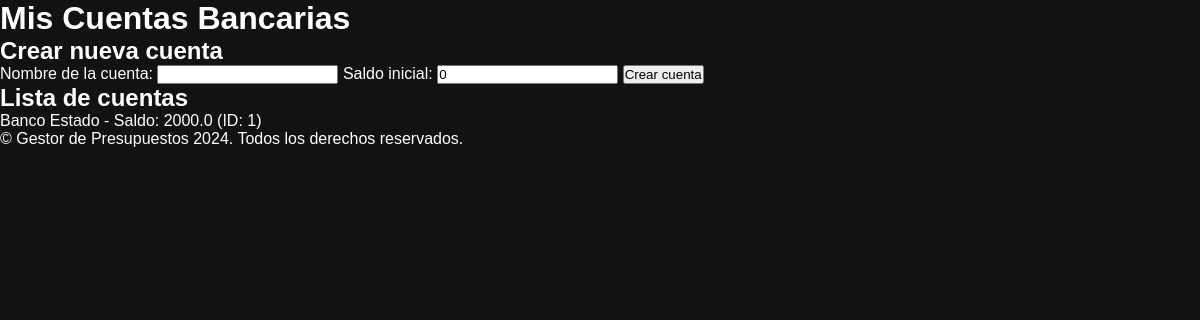
Page /api/cuentas_vista (signed in) on the earlier database version.
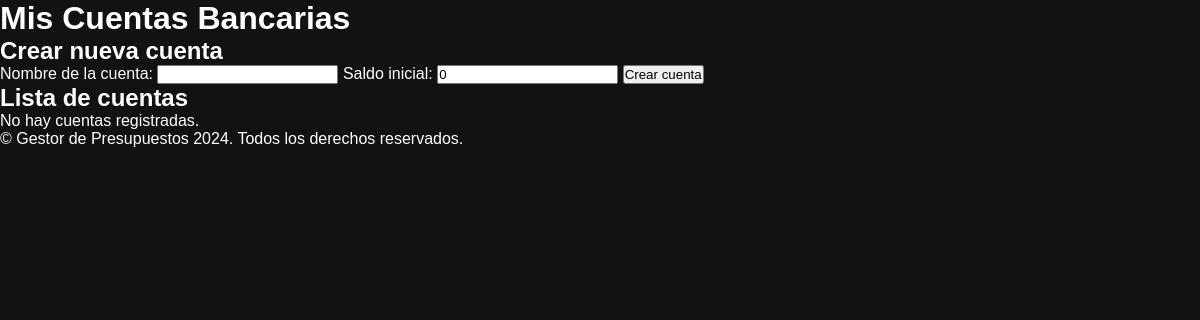
Same page on the later database version.
### modelos/cuenta_bancaria.py (models this page shows, shortened)
class CuentaBancaria(db.Model):
    __tablename__ = 'cuentas_bancarias'
    id = db.Column(db.Integer, primary_key=True)
    nombre = db.Column(db.String(100), nullable=False)
    saldo = db.Column(db.Float, default=0)
    usuario_id = db.Column(db.Integer, db.ForeignKey('usuarios.id'), nullable=False)
    usuario = db.relationship("Usuario", back_populates="cuentas_bancarias")
    categorias = db.relationship("Categoria", back_populates="cuenta_bancaria")
    transacciones = db.relationship("Transaccion", back_populates="cuenta_bancaria")

### rutas/cuenta_bancaria_rutas.py (the view, shortened to what this page needs)
@cuenta_rutas.route('/cuentas_vista', methods=['GET', 'POST'])
def crear_cuenta_vista():
    usuario_id = session.get('usuario_id')
    if not usuario_id:
        flash('Necesitas iniciar sesión para ver tus cuentas.', 'warning')
        return redirect(url_for('usuario_rutas.login'))
    cuentas = CuentaBancariaServicio.obtener_cuentas(usuario_id)
    return render_template('cuentas.html', cuentas=cuentas)

### app.py (called while the page is built)
def create_app():
    app = crear_app()
    app.register_blueprint(cuenta_rutas, url_prefix='/api')
    app.register_blueprint(categoria_rutas, url_prefix='/api')
    app.register_blueprint(presupuesto_rutas, url_prefix='/api')
    app.register_blueprint(transaccion_rutas, url_prefix='/api')
    app.register_blueprint(usuario_rutas, url_prefix='/api')
    app.register_blueprint(index_rutas)
    init_logging(app)
    @app.context_processor
    def inject_csrf_token():
        return dict(csrf_token=generar_token_csrf)
    return app

### servicios/base_datos.py (called while the page is built)
    @staticmethod
    def obtener_con_filtro(modelo, condiciones=[]):
        return modelo.query.filter(*condiciones).all()

### servicios/cuenta_bancaria_servicio.py (called while the page is built)
    @staticmethod
    def obtener_cuentas(usuario_id):
        cuentas =   ServicioBaseDatos.obtener_con_filtro(CuentaBancaria, [CuentaBancaria.usuario_id == usuario_id])
        logging.info("Obtenidas %d cuentas para el usuario %s", len(cuentas), usuario_id)
        return cuentas

### templates/cuentas.html (shortened to what this page needs)
<!DOCTYPE html>
<html lang="es">
<head>
    <link rel="stylesheet" href="{{ url_for('static', filename='style.css') }}">
</head>
<body>
    <header>
        <h1>Mis Cuentas Bancarias</h1>
    </header>
    <main>
        <h2>Crear nueva cuenta</h2>
        <form method="post" action="{{ url_for('cuenta_rutas.crear_cuenta_vista') }}">
            <label for="nombre">Nombre de la cuenta:</label>
            <input type="text" name="nombre" required>
            <label for="saldo_inicial">Saldo inicial:</label>
            <input type="number" name="saldo_inicial" value="0" step="0.01" required>
            <button type="submit">Crear cuenta</button>
        </form>
        <h2>Lista de cuentas</h2>
        <ul>
            {% for cuenta in cuentas %}
                <li>
                    {{ cuenta.nombre }} - Saldo: {{ cuenta.saldo }}
                    (ID: {{ cuenta.id }})
                </li>
            {% else %}
                <li>No hay cuentas registradas.</li>
            {% endfor %}
        </ul>
    </main>
    <footer>
        <p>&copy; Gestor de Presupuestos 2024. Todos los derechos reservados.</p>
    </footer>
</body>
</html>

### static/css/style.css (style rules this page uses)
* { margin: 0; padding: 0; box-sizing: border-box; }
body { font-family: 'Poppins', sans-serif; background-color: #121212; color: #fff; }

Differences in the rows shown:
removed CuentaBancaria: nombre "Banco Estado", saldo "2000.0", id "1"
Other differences:
text now shown: "No hay cuentas registradas."
